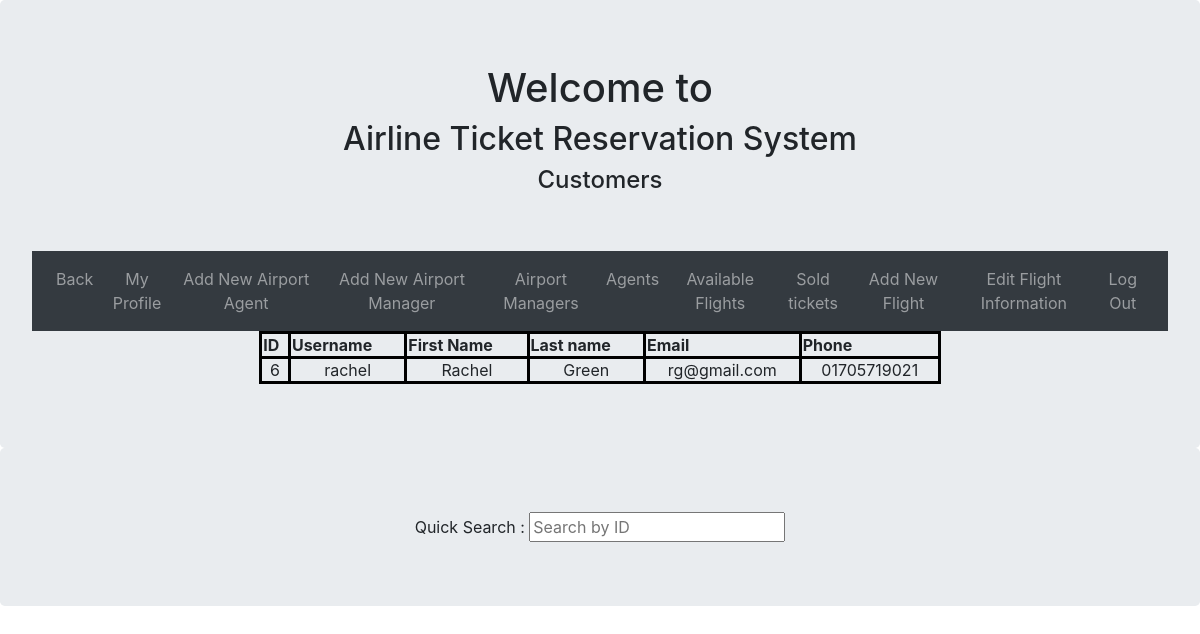
Page /Admin/customers.php (signed in) on the committed database.
### tables this page shows
CREATE TABLE `user` (
  `uid` int(10) NOT NULL,
  `uname` varchar(20) NOT NULL,
  `firstname` varchar(50) NOT NULL,
  `lastname` varchar(20) NOT NULL,
  `password` varchar(50) NOT NULL,
  `email` varchar(20) NOT NULL,
  `phone` varchar(11) NOT NULL,
  `type` varchar(20) NOT NULL
);

### Admin/customers.php (the view, shortened to what this page needs)
<?php
if(isset($_SESSION["valid"]) && $_SESSION["valid"]=="yes"){
		$data=array();
		$conn = mysqli_connect("localhost", "root", "","cred");
		$sql="select * from user where type = 'customer'";
		$result = mysqli_query($conn, $sql)or die(mysqli_error($conn));
		while($row = mysqli_fetch_assoc($result)) {
            $temp["uid"]=$row["uid"];
            $temp["uname"]=$row["uname"];
			$temp["firstname"]=$row["firstname"];
			$temp["lastname"]=$row["lastname"];
            $temp["email"]=$row["email"];
			$temp["phone"]=$row["phone"];
     		$data[]=$temp;
        }
    }
?>
<html lang="en">
<head>
    <link rel="stylesheet" href="https://maxcdn.bootstrapcdn.com/bootstrap/4.5.2/css/bootstrap.min.css">
</head>
<body>
    <body>
        <div class="jumbotron text-center" style="margin-bottom:0">
            <h1>Welcome to</h1>
            <h2>Airline Ticket Reservation System </h2>
            <h4>Customers</h4><br><br>
            <ul class="nav justify-content-center">
                <nav class="navbar navbar-expand-sm bg-dark navbar-dark">
                    <div class="collapse navbar-collapse" id="collapsibleNavbar">
                        <ul class="navbar-nav">
                        <li class="nav-item">
                                <a class="nav-link" href="adminhomepage.html">Back</a>
                            </li>
                            <li class="nav-item">
                                <a class="nav-link" href="profile.php">My Profile</a>
                            </li>
                            <li class="nav-item">
                                <a class="nav-link" href="addagent.php">Add New Airport Agent</a>
                            </li>
                            <li class="nav-item">
                                <a class="nav-link" href="addmanager.php">Add New Airport Manager</a>
                            </li>
                            <li class="nav-item">
                                <a class="nav-link" href="managers.php">Airport Managers</a>
                            </li>
                            <li class="nav-item">
                                <a class="nav-link" href="agents.php">Agents</a>
                            </li>
                            <li class="nav-item">
                                <a class="nav-link" href="flights.php">Available Flights</a>
                            </li>
                            <li class="nav-item">
                                <a class="nav-link" href="sold.php">Sold tickets</a>
                            </li>
                            <li class="nav-item">
                                <a class="nav-link" href="addflight.php">Add New Flight</a>
                            </li>
                            <li class="nav-item">
                                <a class="nav-link" href="editflightinfo.php">Edit Flight Information</a>
                            </li>
                            <li class="nav-item">
                                <a class="nav-link" href="logout.php">Log Out</a>
                            </li>
                        </ul>
                    </div>
                </nav>
<table id="myTable" class="Center" width="60%">
        <tr >
          <th>ID</th>
          <th>Username</th>
          <th>First Name</th>
          <th>Last name</th>
		  <th>Email</th>
		  <th>Phone</th>
        </tr>
        <?php
          foreach($data as $v){?>
              <tr>
              <td align="center"><?php echo $v["uid"];?></a</span></td>
              <td align="center"><?php echo $v["uname"];?></span></td>
              <td align="center"><?php echo $v["firstname"];?></span></td>
			  <td align="center"><?php echo $v["lastname"];?></span></td>
			  <td align="center"><?php echo $v["email"];?></span></td>
			  <td align="center"><?php echo $v["phone"];?></span></td>
              </tr>
        <?php
            }
        ?>
      </table>
      </div>
<div class="jumbotron text-center" style="margin-bottom:0">
  Quick Search :
<input type="text" id="myInput" onkeyup="myFunction()" placeholder="Search by ID" title="Type ID"><br>
</div>
</body>
</html>

### Admin/customers.php (style rules this page uses)
table, th, td { border: 3px solid black; }
table.center { margin-left: auto; margin-right: auto; }

### rows in the picture
user: uid "6", uname "rachel", firstname "Rachel", lastname "Green", email "rg@gmail.com", phone "01705719021"
